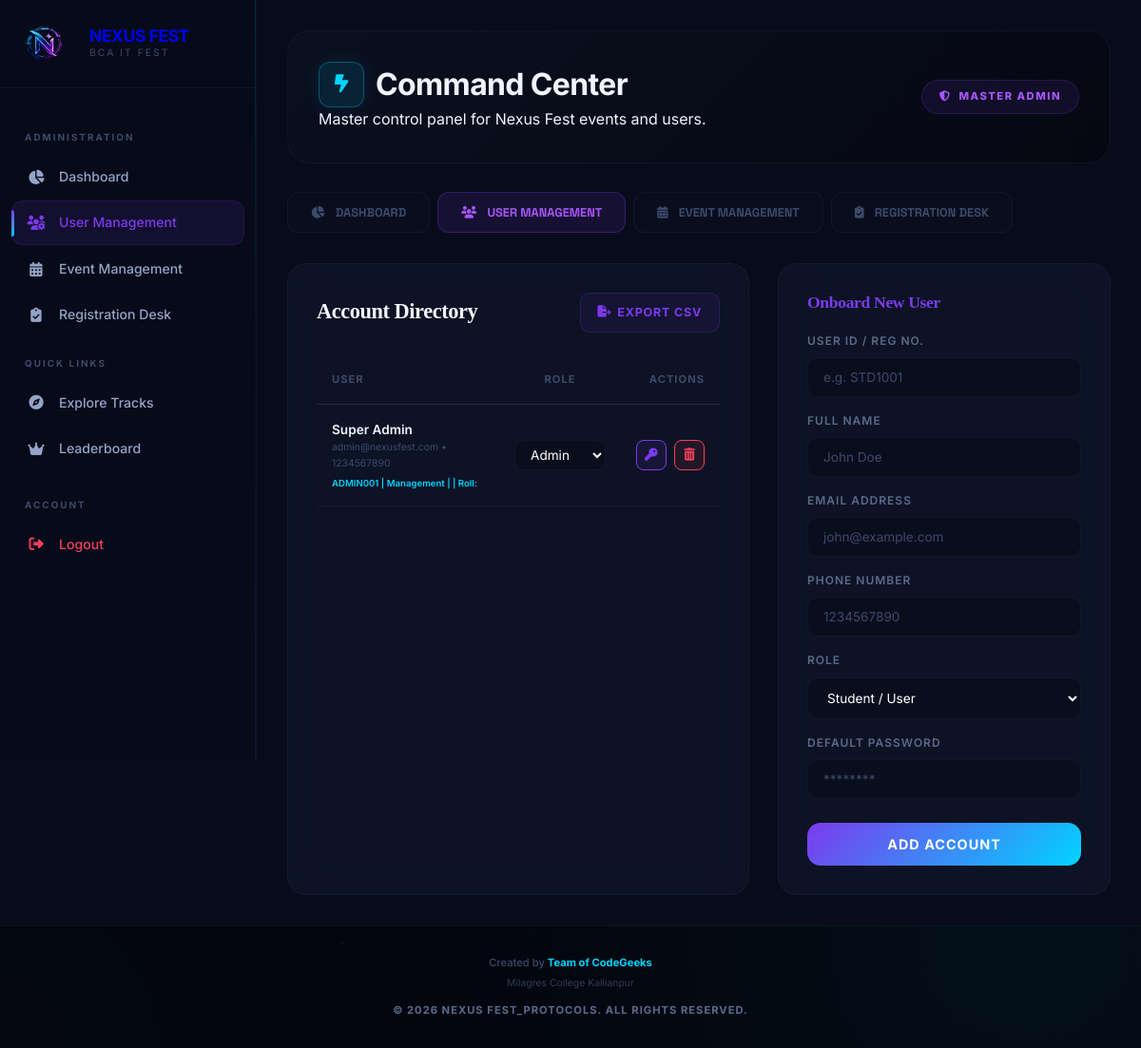
The app's page /admin.php?tab=users (signed in) with its own data.
### tables this page shows
CREATE TABLE IF NOT EXISTS `users` (
  `id` int(11) NOT NULL AUTO_INCREMENT,
  `user_id` varchar(20) NOT NULL,
  `name` varchar(255) NOT NULL,
  `email` varchar(255) NOT NULL,
  `phone` varchar(20) NOT NULL,
  `course` varchar(255) NOT NULL,
  `password` varchar(255) NOT NULL,
  `role` enum('student','coordinator', 'admin') DEFAULT 'student',
  `created_at` timestamp NOT NULL DEFAULT CURRENT_TIMESTAMP,
  PRIMARY KEY (`id`),
  UNIQUE KEY `user_id` (`user_id`),
  UNIQUE KEY `email` (`email`)
);

### admin.php (the view, shortened to what this page needs)
<?php
include 'includes/header.php';
$all_users = $pdo->query("SELECT * FROM users ORDER BY role DESC, name")->fetchAll();
?>
<div class="admin-main-wrapper">
    <div class="dashboard-header-modern">
        <div class="header-content">
            <h1 style="display: flex; align-items: center; gap: 12px;">
                <div class="admin-icon-glow"><i class="fa-solid fa-bolt-lightning"></i></div>
                Command Center
            </h1>
            <p>Master control panel for Nexus Fest events and users.</p>
        </div>
        <div class="header-status-badge">
            <i class="fa-solid fa-shield-halved"></i> MASTER ADMIN
        </div>
    </div>
    <div class="tab-container">
        <button onclick="showTab('dashboard')" class="tab-btn active" id="tab-dashboard"><i
                class="fa-solid fa-chart-pie" style="margin-right: 8px;"></i> DASHBOARD</button>
        <button onclick="showTab('users')" class="tab-btn" id="tab-users"><i class="fa-solid fa-users"
                style="margin-right: 8px;"></i> USER MANAGEMENT</button>
        <button onclick="showTab('events')" class="tab-btn" id="tab-events"><i class="fa-solid fa-calendar-alt"
                style="margin-right: 8px;"></i> EVENT MANAGEMENT</button>
        <button onclick="showTab('regs')" class="tab-btn" id="tab-regs"><i class="fa-solid fa-clipboard-check"
                style="margin-right: 8px;"></i> REGISTRATION DESK</button>
    </div>
    <div id="content-users" class="admin-tab-content" style="display: none;">
        <div class="admin-grid-layout user-grid">
            <div class="glass-panel-dash" style="padding: 30px;">
                <div style="display: flex; justify-content: space-between; align-items: center; margin-bottom: 25px;">
                    <h2 style="font-family: 'Outfit'; font-size: 1.4rem; margin: 0;">Account Directory</h2>
                    <a href="export_data.php?type=users" class="btn-coord" style="text-decoration: none;">
                        <i class="fa-solid fa-file-export"></i> EXPORT CSV
                    </a>
                </div>
                <div style="overflow-x: auto;">
                    <table class="modern-table">
                        <thead>
                            <tr>
                                <th>USER</th>
                                <th style="text-align: center;">ROLE</th>
                                <th style="text-align: right;">ACTIONS</th>
                            </tr>
                        </thead>
                        <tbody>
                            <?php foreach ($all_users as $u): ?>
                                <tr>
                                    <td data-label="User">
                                        <div style="font-weight: 600;"><?= htmlspecialchars($u['name']) ?></div>
                                        <div style="font-size: 0.65rem; color: var(--text-dim);"><?= $u['email'] ?> •
                                            <?= $u['phone'] ?>
                                        </div>
                                        <div
                                            style="font-size: 0.6rem; color: var(--accent-1); margin-top: 4px; font-weight: 600;">
                                            <?= $u['user_id'] ?> | <?= $u['course'] ?> | <?= $u['year'] ?> | Roll:
                                        </div>
                                    </td>
                                    <td style="text-align: center;" data-label="Role">
                                        <form method="POST">
                                            <select name="role" onchange="this.form.submit()" class="modern-select"
                                                style="padding: 6px 12px; width: auto; display: inline-block;">
                                                <option value="admin" <?= $u['role'] == 'admin' ? 'selected' : '' ?>>Admin
                                                </option>
                                            </select>
                                        </form>
                                    </td>
                                    <td style="text-align: right;" data-label="Actions">
                                        <div style="display: flex; gap: 8px; justify-content: flex-end;">
                                            <button type="button" class="btn-icon-danger"
                                                style="background: rgba(124, 58, 237, 0.1); color: var(--accent-2); border-color: var(--accent-2);"
                                                onclick="let p = prompt('Enter new password for <?= htmlspecialchars(addslashes($u['name'])) ?>:'); if(p){ let f = document.createElement('form'); f.method='POST'; f.innerHTML='<input type=\'hidden\' name=\'action\' value=\'update_password\'><input type=\'hidden\' name=\'user_id\' value=\'<?= $u['user_id'] ?>\'><input type=\'hidden\' name=\'new_password\' value=\''+p+'\'>'; document.body.appendChild(f); f.submit(); }"
                                                title="Reset Password">
                                                <i class="fa-solid fa-key"></i>
                                            </button>
                                            <form method="POST" onsubmit="return confirm('Delete user?');">
                                                <button type="submit" class="btn-icon-danger" title="Delete User"><i
                                                        class="fa-solid fa-trash-can"></i></button>
                                            </form>
                                        </div>
                                    </td>
                                </tr>
                            <?php endforeach; ?>
                        </tbody>
                    </table>
                </div>
            </div>
            <div class="glass-panel-dash" style="padding: 30px;">
                <h3 style="font-family: 'Outfit'; font-size: 1.1rem; color: var(--primary); margin-bottom: 20px;">
                    Onboard New User</h3>
                <form method="POST">
                    <div class="form-group" style="margin-bottom: 15px;"><label class="modern-label">User ID / Reg
                            No.</label><input type="text" name="user_id" class="modern-input" required
                            placeholder="e.g. STD1001"></div>
                    <div class="form-group" style="margin-bottom: 15px;"><label class="modern-label">Full
                            Name</label><input type="text" name="name" class="modern-input" required
                            placeholder="John Doe"></div>
                    <div class="form-group" style="margin-bottom: 15px;"><label class="modern-label">Email
                            Address</label><input type="email" name="email" class="modern-input" required
                            placeholder="john@example.com"></div>
                    <div class="form-group" style="margin-bottom: 15px;"><label class="modern-label">Phone
                            Number</label><input type="text" name="phone" class="modern-input" required
                            placeholder="1234567890"></div>
                    <div class="form-group" style="margin-bottom: 15px;"><label class="modern-label">Role</label><select
                            name="role" class="modern-select">
                            <option value="student">Student / User</option>
                        </select></div>
                    <div class="form-group" style="margin-bottom: 25px;"><label class="modern-label">Default
                            Password</label><input type="password" name="password" class="modern-input" required
                            placeholder="********"></div>
                    <button type="submit" class="btn-start-dash">ADD ACCOUNT</button>
                </form>
            </div>
        </div>
    </div>
</div>
</div>
<?php include 'includes/footer.php'; ?>

### admin.php (style rules this page uses)
.admin-main-wrapper { padding: 32px; max-width: 1400px; margin: 0 auto; }
.dashboard-header-modern { background: linear-gradient(135deg, rgba(15, 22, 41, 0.4), rgba(4, 6, 14, 0.6)); border: 1px solid var(--border); border-radius: 24px; padding: 32px; margin-bottom: 30px; display: flex; justify-content: space-between; align-items: center; gap: 20px; position: relative; overflow: hidden; }
.admin-icon-glow { width: 48px; height: 48px; background: rgba(0, 212, 255, 0.1); border: 1px solid rgba(0, 212, 255, 0.3); border-radius: 12px; display: flex; align-items: center; justify-content: center; color: var(--accent-1); font-size: 1.2rem; box-shadow: 0 0 20px rgba(0, 212, 255, 0.1); }
.header-status-badge { background: rgba(124, 58, 237, 0.1); border: 1px solid rgba(124, 58, 237, 0.2); color: #a855f7; padding: 8px 18px; border-radius: 50px; font-size: 0.7rem; font-weight: 800; letter-spacing: 1.5px; text-transform: uppercase; display: inline-flex; align-items: center; gap: 8px; }
.admin-grid-layout { display: grid; gap: 30px; }
.user-grid { grid-template-columns: 1fr 350px; }
.tab-container { display: flex; gap: 8px; margin-bottom: 30px; padding-bottom: 2px; overflow-x: auto; scrollbar-width: none; }
.tab-btn { background: rgba(15, 22, 41, 0.3); border: 1px solid var(--border); color: var(--text-dim); padding: 12px 24px; font-family: 'Space Grotesk', sans-serif; font-weight: 700; font-size: 0.8rem; cursor: pointer; transition: all 0.25s ease; border-radius: 12px; white-space: nowrap; }
.tab-btn.active { background: rgba(124, 58, 237, 0.12); border-color: rgba(124, 58, 237, 0.3); color: #a855f7; }
.modern-label { display: block; font-size: 0.75rem; color: var(--text-muted); font-weight: 600; text-transform: uppercase; letter-spacing: 1px; margin-bottom: 8px; }
.modern-input, .modern-select, .modern-textarea { width: 100%; padding: 12px 16px; background: rgba(0, 0, 0, 0.2); border: 1px solid var(--border); color: white; border-radius: 10px; font-size: 0.85rem; transition: all 0.3s ease; }
.modern-table { width: 100%; border-collapse: separate; border-spacing: 0; }
.modern-table th { padding: 16px; text-align: left; font-size: 0.7rem; color: var(--text-dim); text-transform: uppercase; letter-spacing: 1px; border-bottom: 1px solid rgba(255, 255, 255, 0.1); }
.modern-table td { padding: 16px; border-bottom: 1px solid var(--border); font-size: 0.85rem; }
.btn-icon-danger { background: rgba(239, 68, 68, 0.1); color: var(--danger); border: 1px solid var(--danger); width: 32px; height: 32px; border-radius: 8px; cursor: pointer; display: inline-flex; align-items: center; justify-content: center; }

### records on screen
users: name "Super Admin", email "admin@nexusfest.com", phone "1234567890", user "ADMIN001", course "Management", role "Admin"
